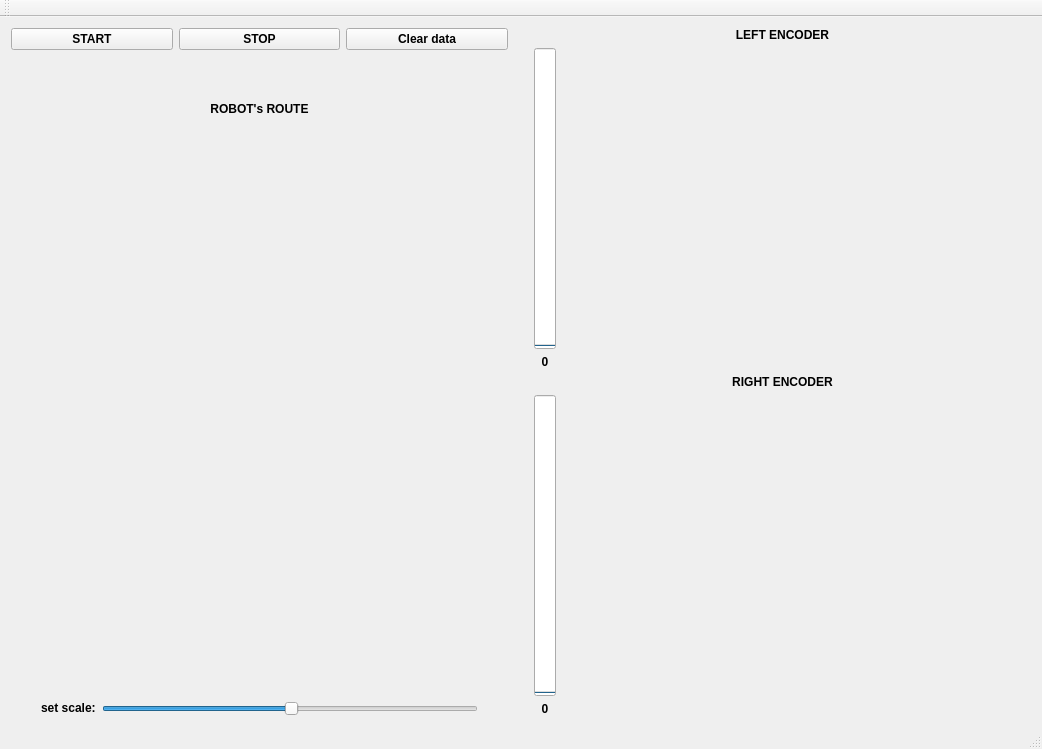
<?xml version="1.0" encoding="UTF-8"?>
<ui version="4.0">
 <class>MainWindow</class>
 <widget class="QMainWindow" name="MainWindow">
  <property name="windowModality">
   <enum>Qt::WindowModal</enum>
  </property>
  <property name="geometry">
   <rect>
    <x>0</x>
    <y>0</y>
    <width>1042</width>
    <height>749</height>
   </rect>
  </property>
  <property name="font">
   <font>
    <family>Liberation Sans</family>
    <weight>75</weight>
    <bold>true</bold>
   </font>
  </property>
  <property name="windowTitle">
   <string>MainWindow</string>
  </property>
  <property name="windowOpacity">
   <double>1.000000000000000</double>
  </property>
  <property name="autoFillBackground">
   <bool>true</bool>
  </property>
  <widget class="QWidget" name="centralWidget">
   <layout class="QHBoxLayout" name="horizontalLayout_7">
    <item>
     <layout class="QVBoxLayout" name="verticalLayout_3">
      <item>
       <layout class="QHBoxLayout" name="horizontalLayout_6">
        <item>
         <widget class="QPushButton" name="start_button">
          <property name="text">
           <string>START</string>
          </property>
         </widget>
        </item>
        <item>
         <widget class="QPushButton" name="stop_button">
          <property name="text">
           <string>STOP</string>
          </property>
         </widget>
        </item>
        <item>
         <widget class="QPushButton" name="clear_button">
          <property name="text">
           <string>Clear data</string>
          </property>
         </widget>
        </item>
       </layout>
      </item>
      <item>
       <layout class="QHBoxLayout" name="horizontalLayout_5">
        <item>
         <spacer name="horizontalSpacer">
          <property name="orientation">
           <enum>Qt::Horizontal</enum>
          </property>
          <property name="sizeHint" stdset="0">
           <size>
            <width>40</width>
            <height>20</height>
           </size>
          </property>
         </spacer>
        </item>
        <item>
         <widget class="Czujniki" name="foto_label">
          <property name="sizePolicy">
           <sizepolicy hsizetype="Fixed" vsizetype="Fixed">
            <horstretch>0</horstretch>
            <verstretch>0</verstretch>
           </sizepolicy>
          </property>
          <property name="text">
           <string/>
          </property>
          <property name="pixmap">
           <pixmap resource="../res/pcb.qrc">:/LED/img/PCB.png</pixmap>
          </property>
         </widget>
        </item>
        <item>
         <spacer name="horizontalSpacer_2">
          <property name="orientation">
           <enum>Qt::Horizontal</enum>
          </property>
          <property name="sizeHint" stdset="0">
           <size>
            <width>40</width>
            <height>20</height>
           </size>
          </property>
         </spacer>
        </item>
       </layout>
      </item>
      <item>
       <spacer name="verticalSpacer">
        <property name="orientation">
         <enum>Qt::Vertical</enum>
        </property>
        <property name="sizeType">
         <enum>QSizePolicy::Fixed</enum>
        </property>
        <property name="sizeHint" stdset="0">
         <size>
          <width>20</width>
          <height>20</height>
         </size>
        </property>
       </spacer>
      </item>
      <item>
       <widget class="QLabel" name="label_4">
        <property name="text">
         <string>ROBOT's ROUTE</string>
        </property>
        <property name="alignment">
         <set>Qt::AlignBottom|Qt::AlignHCenter</set>
        </property>
       </widget>
      </item>
      <item>
       <layout class="QHBoxLayout" name="horizontalLayout_4">
        <item>
         <spacer name="horizontalSpacer_3">
          <property name="orientation">
           <enum>Qt::Horizontal</enum>
          </property>
          <property name="sizeType">
           <enum>QSizePolicy::Fixed</enum>
          </property>
          <property name="sizeHint" stdset="0">
           <size>
            <width>30</width>
            <height>20</height>
           </size>
          </property>
         </spacer>
        </item>
        <item>
         <layout class="QVBoxLayout" name="verticalLayout_2">
          <item>
           <widget class="Trasa" name="trasa" native="true">
            <property name="sizePolicy">
             <sizepolicy hsizetype="Expanding" vsizetype="Expanding">
              <horstretch>0</horstretch>
              <verstretch>0</verstretch>
             </sizepolicy>
            </property>
           </widget>
          </item>
          <item>
           <layout class="QHBoxLayout" name="horizontalLayout_3">
            <item>
             <widget class="QLabel" name="label">
              <property name="sizePolicy">
               <sizepolicy hsizetype="Fixed" vsizetype="Fixed">
                <horstretch>0</horstretch>
                <verstretch>0</verstretch>
               </sizepolicy>
              </property>
              <property name="text">
               <string>set scale:</string>
              </property>
             </widget>
            </item>
            <item>
             <widget class="QSlider" name="skaler">
              <property name="sizePolicy">
               <sizepolicy hsizetype="Expanding" vsizetype="Fixed">
                <horstretch>0</horstretch>
                <verstretch>0</verstretch>
               </sizepolicy>
              </property>
              <property name="value">
               <number>50</number>
              </property>
              <property name="orientation">
               <enum>Qt::Horizontal</enum>
              </property>
             </widget>
            </item>
           </layout>
          </item>
         </layout>
        </item>
        <item>
         <spacer name="horizontalSpacer_4">
          <property name="orientation">
           <enum>Qt::Horizontal</enum>
          </property>
          <property name="sizeType">
           <enum>QSizePolicy::Fixed</enum>
          </property>
          <property name="sizeHint" stdset="0">
           <size>
            <width>30</width>
            <height>20</height>
           </size>
          </property>
         </spacer>
        </item>
       </layout>
      </item>
     </layout>
    </item>
    <item>
     <spacer name="horizontalSpacer_5">
      <property name="orientation">
       <enum>Qt::Horizontal</enum>
      </property>
      <property name="sizeType">
       <enum>QSizePolicy::Fixed</enum>
      </property>
      <property name="sizeHint" stdset="0">
       <size>
        <width>20</width>
        <height>20</height>
       </size>
      </property>
     </spacer>
    </item>
    <item>
     <layout class="QVBoxLayout" name="verticalLayout_5">
      <item>
       <widget class="QLabel" name="label_enc1">
        <property name="sizePolicy">
         <sizepolicy hsizetype="Expanding" vsizetype="Preferred">
          <horstretch>0</horstretch>
          <verstretch>0</verstretch>
         </sizepolicy>
        </property>
        <property name="text">
         <string>LEFT ENCODER</string>
        </property>
        <property name="alignment">
         <set>Qt::AlignBottom|Qt::AlignHCenter</set>
        </property>
       </widget>
      </item>
      <item>
       <layout class="QHBoxLayout" name="horizontalLayout_2">
        <item>
         <layout class="QVBoxLayout" name="verticalLayout_4">
          <item>
           <widget class="QProgressBar" name="p_bar_enc1">
            <property name="value">
             <number>0</number>
            </property>
            <property name="textVisible">
             <bool>false</bool>
            </property>
            <property name="orientation">
             <enum>Qt::Vertical</enum>
            </property>
            <property name="textDirection">
             <enum>QProgressBar::BottomToTop</enum>
            </property>
           </widget>
          </item>
          <item>
           <widget class="QLabel" name="label_3">
            <property name="layoutDirection">
             <enum>Qt::LeftToRight</enum>
            </property>
            <property name="text">
             <string>0</string>
            </property>
            <property name="alignment">
             <set>Qt::AlignCenter</set>
            </property>
           </widget>
          </item>
         </layout>
        </item>
        <item>
         <widget class="Wykres" name="plot_enc1" native="true">
          <property name="sizePolicy">
           <sizepolicy hsizetype="Expanding" vsizetype="Expanding">
            <horstretch>0</horstretch>
            <verstretch>0</verstretch>
           </sizepolicy>
          </property>
          <property name="whatsThis">
           <string>&lt;html&gt;&lt;head/&gt;&lt;body&gt;&lt;p&gt;Wykres&lt;/p&gt;&lt;/body&gt;&lt;/html&gt;</string>
          </property>
         </widget>
        </item>
       </layout>
      </item>
      <item>
       <widget class="QLabel" name="label_enc2">
        <property name="sizePolicy">
         <sizepolicy hsizetype="Expanding" vsizetype="Preferred">
          <horstretch>0</horstretch>
          <verstretch>0</verstretch>
         </sizepolicy>
        </property>
        <property name="text">
         <string>RIGHT ENCODER</string>
        </property>
        <property name="alignment">
         <set>Qt::AlignBottom|Qt::AlignHCenter</set>
        </property>
       </widget>
      </item>
      <item>
       <layout class="QHBoxLayout" name="horizontalLayout">
        <item>
         <layout class="QVBoxLayout" name="verticalLayout">
          <item>
           <widget class="QProgressBar" name="p_bar_enc2">
            <property name="value">
             <number>0</number>
            </property>
            <property name="textVisible">
             <bool>false</bool>
            </property>
            <property name="orientation">
             <enum>Qt::Vertical</enum>
            </property>
            <property name="invertedAppearance">
             <bool>false</bool>
            </property>
            <property name="textDirection">
             <enum>QProgressBar::BottomToTop</enum>
            </property>
           </widget>
          </item>
          <item>
           <widget class="QLabel" name="label_2">
            <property name="sizePolicy">
             <sizepolicy hsizetype="Preferred" vsizetype="Preferred">
              <horstretch>0</horstretch>
              <verstretch>0</verstretch>
             </sizepolicy>
            </property>
            <property name="layoutDirection">
             <enum>Qt::LeftToRight</enum>
            </property>
            <property name="text">
             <string>0</string>
            </property>
            <property name="alignment">
             <set>Qt::AlignCenter</set>
            </property>
           </widget>
          </item>
         </layout>
        </item>
        <item>
         <widget class="Wykres" name="plot_enc2" native="true">
          <property name="sizePolicy">
           <sizepolicy hsizetype="Expanding" vsizetype="Expanding">
            <horstretch>0</horstretch>
            <verstretch>0</verstretch>
           </sizepolicy>
          </property>
         </widget>
        </item>
       </layout>
      </item>
     </layout>
    </item>
   </layout>
   <zorder></zorder>
   <zorder>horizontalSpacer_5</zorder>
  </widget>
  <widget class="QMenuBar" name="menuBar">
   <property name="geometry">
    <rect>
     <x>0</x>
     <y>0</y>
     <width>1042</width>
     <height>22</height>
    </rect>
   </property>
  </widget>
  <widget class="QToolBar" name="mainToolBar">
   <attribute name="toolBarArea">
    <enum>TopToolBarArea</enum>
   </attribute>
   <attribute name="toolBarBreak">
    <bool>false</bool>
   </attribute>
  </widget>
  <widget class="QStatusBar" name="statusBar"/>
 </widget>
 <layoutdefault spacing="6" margin="11"/>
 <customwidgets>
  <customwidget>
   <class>Wykres</class>
   <extends>QWidget</extends>
   <header>wykres.hh</header>
   <container>1</container>
  </customwidget>
  <customwidget>
   <class>Czujniki</class>
   <extends>QLabel</extends>
   <header>czujniki.hh</header>
  </customwidget>
  <customwidget>
   <class>Trasa</class>
   <extends>QWidget</extends>
   <header>trasa.hh</header>
   <container>1</container>
  </customwidget>
 </customwidgets>
 <resources>
  <include location="../res/pcb.qrc"/>
 </resources>
 <connections>
  <connection>
   <sender>p_bar_enc2</sender>
   <signal>valueChanged(int)</signal>
   <receiver>label_2</receiver>
   <slot>setNum(int)</slot>
   <hints>
    <hint type="sourcelabel">
     <x>534</x>
     <y>283</y>
    </hint>
    <hint type="destinationlabel">
     <x>553</x>
     <y>335</y>
    </hint>
   </hints>
  </connection>
  <connection>
   <sender>p_bar_enc1</sender>
   <signal>valueChanged(int)</signal>
   <receiver>label_3</receiver>
   <slot>setNum(int)</slot>
   <hints>
    <hint type="sourcelabel">
     <x>551</x>
     <y>154</y>
    </hint>
    <hint type="destinationlabel">
     <x>574</x>
     <y>192</y>
    </hint>
   </hints>
  </connection>
 </connections>
</ui>
